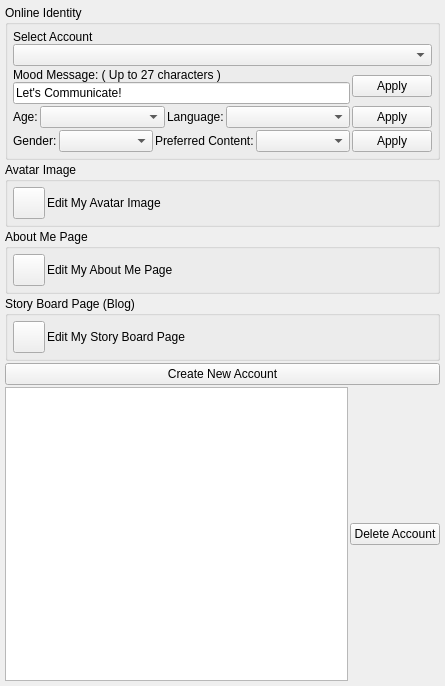
<?xml version="1.0" encoding="UTF-8"?>
<ui version="4.0">
 <class>AppletUserIdentityUi</class>
 <widget class="QWidget" name="AppletUserIdentityUi">
  <property name="geometry">
   <rect>
    <x>0</x>
    <y>0</y>
    <width>445</width>
    <height>686</height>
   </rect>
  </property>
  <property name="sizePolicy">
   <sizepolicy hsizetype="Expanding" vsizetype="Expanding">
    <horstretch>0</horstretch>
    <verstretch>0</verstretch>
   </sizepolicy>
  </property>
  <property name="windowTitle">
   <string>User Identity</string>
  </property>
  <layout class="QVBoxLayout" name="verticalLayout_4">
   <property name="spacing">
    <number>2</number>
   </property>
   <property name="leftMargin">
    <number>5</number>
   </property>
   <property name="topMargin">
    <number>5</number>
   </property>
   <property name="rightMargin">
    <number>5</number>
   </property>
   <property name="bottomMargin">
    <number>5</number>
   </property>
   <item>
    <widget class="QGroupBox" name="m_OnlineIdentityGroupBox">
     <property name="title">
      <string>Online Identity</string>
     </property>
     <layout class="QVBoxLayout" name="verticalLayout_3">
      <property name="spacing">
       <number>2</number>
      </property>
      <property name="leftMargin">
       <number>5</number>
      </property>
      <property name="topMargin">
       <number>5</number>
      </property>
      <property name="rightMargin">
       <number>5</number>
      </property>
      <property name="bottomMargin">
       <number>5</number>
      </property>
      <item>
       <layout class="QHBoxLayout" name="horizontalLayout_2">
        <item>
         <layout class="QVBoxLayout" name="verticalLayout_2">
          <property name="spacing">
           <number>0</number>
          </property>
          <item>
           <widget class="QLabel" name="m_UserNameLabel">
            <property name="text">
             <string>Select Account</string>
            </property>
           </widget>
          </item>
          <item>
           <widget class="QComboBox" name="m_AccountComboBox"/>
          </item>
         </layout>
        </item>
       </layout>
      </item>
      <item>
       <layout class="QHBoxLayout" name="horizontalLayout">
        <item>
         <layout class="QVBoxLayout" name="verticalLayout">
          <property name="spacing">
           <number>0</number>
          </property>
          <item>
           <widget class="QLabel" name="m_MoodMessageLabel">
            <property name="text">
             <string>Mood Message: ( Up to 27 characters )</string>
            </property>
           </widget>
          </item>
          <item>
           <widget class="QLineEdit" name="m_MoodMessageEdit">
            <property name="sizePolicy">
             <sizepolicy hsizetype="Expanding" vsizetype="Preferred">
              <horstretch>0</horstretch>
              <verstretch>0</verstretch>
             </sizepolicy>
            </property>
            <property name="text">
             <string>Let's Communicate!</string>
            </property>
           </widget>
          </item>
         </layout>
        </item>
        <item>
         <widget class="QPushButton" name="m_ApplyMoodButton">
          <property name="text">
           <string>Apply</string>
          </property>
         </widget>
        </item>
       </layout>
      </item>
      <item>
       <layout class="QHBoxLayout" name="horizontalLayout_5">
        <item>
         <widget class="QLabel" name="label_6">
          <property name="text">
           <string>Age:</string>
          </property>
         </widget>
        </item>
        <item>
         <widget class="QComboBox" name="m_AgeComboBox">
          <property name="sizePolicy">
           <sizepolicy hsizetype="Expanding" vsizetype="Fixed">
            <horstretch>0</horstretch>
            <verstretch>0</verstretch>
           </sizepolicy>
          </property>
         </widget>
        </item>
        <item>
         <widget class="QLabel" name="m_LanguageLabel">
          <property name="text">
           <string>Language:</string>
          </property>
         </widget>
        </item>
        <item>
         <widget class="QComboBox" name="m_LanguageComboBox">
          <property name="sizePolicy">
           <sizepolicy hsizetype="Expanding" vsizetype="Preferred">
            <horstretch>0</horstretch>
            <verstretch>0</verstretch>
           </sizepolicy>
          </property>
         </widget>
        </item>
        <item>
         <widget class="QPushButton" name="m_ApplyAgeButton">
          <property name="text">
           <string>Apply</string>
          </property>
         </widget>
        </item>
       </layout>
      </item>
      <item>
       <layout class="QHBoxLayout" name="horizontalLayout_4">
        <item>
         <widget class="QLabel" name="label_3">
          <property name="text">
           <string>Gender:</string>
          </property>
         </widget>
        </item>
        <item>
         <widget class="QComboBox" name="m_GenderComboBox">
          <property name="sizePolicy">
           <sizepolicy hsizetype="Expanding" vsizetype="Preferred">
            <horstretch>0</horstretch>
            <verstretch>0</verstretch>
           </sizepolicy>
          </property>
         </widget>
        </item>
        <item>
         <widget class="QLabel" name="label">
          <property name="text">
           <string>Preferred Content:</string>
          </property>
         </widget>
        </item>
        <item>
         <widget class="QComboBox" name="m_ContentComboBox">
          <property name="sizePolicy">
           <sizepolicy hsizetype="Expanding" vsizetype="Preferred">
            <horstretch>0</horstretch>
            <verstretch>0</verstretch>
           </sizepolicy>
          </property>
         </widget>
        </item>
        <item>
         <widget class="QPushButton" name="m_ApplyGenderButton">
          <property name="text">
           <string>Apply</string>
          </property>
         </widget>
        </item>
       </layout>
      </item>
     </layout>
    </widget>
   </item>
   <item>
    <widget class="QGroupBox" name="m_AvatarImageGroupBox">
     <property name="sizePolicy">
      <sizepolicy hsizetype="Expanding" vsizetype="Preferred">
       <horstretch>0</horstretch>
       <verstretch>0</verstretch>
      </sizepolicy>
     </property>
     <property name="title">
      <string>Avatar Image</string>
     </property>
     <layout class="QHBoxLayout" name="horizontalLayout_6">
      <property name="spacing">
       <number>2</number>
      </property>
      <property name="leftMargin">
       <number>5</number>
      </property>
      <property name="topMargin">
       <number>5</number>
      </property>
      <property name="rightMargin">
       <number>5</number>
      </property>
      <property name="bottomMargin">
       <number>5</number>
      </property>
      <item>
       <widget class="VxPushButton" name="m_EditAvatarImageButton">
        <property name="minimumSize">
         <size>
          <width>32</width>
          <height>32</height>
         </size>
        </property>
        <property name="maximumSize">
         <size>
          <width>32</width>
          <height>32</height>
         </size>
        </property>
        <property name="text">
         <string/>
        </property>
        <property name="iconSize">
         <size>
          <width>48</width>
          <height>48</height>
         </size>
        </property>
       </widget>
      </item>
      <item>
       <widget class="QLabel" name="m_EditAvatarImageLabel">
        <property name="text">
         <string>Edit My Avatar Image</string>
        </property>
       </widget>
      </item>
     </layout>
    </widget>
   </item>
   <item>
    <widget class="QGroupBox" name="m_AboutMeGroupBox">
     <property name="sizePolicy">
      <sizepolicy hsizetype="Expanding" vsizetype="Preferred">
       <horstretch>0</horstretch>
       <verstretch>0</verstretch>
      </sizepolicy>
     </property>
     <property name="title">
      <string>About Me Page</string>
     </property>
     <layout class="QHBoxLayout" name="horizontalLayout_3">
      <property name="spacing">
       <number>2</number>
      </property>
      <property name="leftMargin">
       <number>5</number>
      </property>
      <property name="topMargin">
       <number>5</number>
      </property>
      <property name="rightMargin">
       <number>5</number>
      </property>
      <property name="bottomMargin">
       <number>5</number>
      </property>
      <item>
       <widget class="VxPushButton" name="m_EditAboutMeButton">
        <property name="minimumSize">
         <size>
          <width>32</width>
          <height>32</height>
         </size>
        </property>
        <property name="maximumSize">
         <size>
          <width>32</width>
          <height>32</height>
         </size>
        </property>
        <property name="text">
         <string/>
        </property>
        <property name="iconSize">
         <size>
          <width>48</width>
          <height>48</height>
         </size>
        </property>
       </widget>
      </item>
      <item>
       <widget class="QLabel" name="m_EditAboutMeLabel">
        <property name="text">
         <string>Edit My About Me Page</string>
        </property>
       </widget>
      </item>
     </layout>
    </widget>
   </item>
   <item>
    <widget class="QGroupBox" name="m_StoryBoardGroupBox">
     <property name="sizePolicy">
      <sizepolicy hsizetype="Expanding" vsizetype="Preferred">
       <horstretch>0</horstretch>
       <verstretch>0</verstretch>
      </sizepolicy>
     </property>
     <property name="title">
      <string>Story Board Page (Blog)</string>
     </property>
     <layout class="QHBoxLayout" name="horizontalLayout_7">
      <property name="spacing">
       <number>2</number>
      </property>
      <property name="leftMargin">
       <number>5</number>
      </property>
      <property name="topMargin">
       <number>5</number>
      </property>
      <property name="rightMargin">
       <number>5</number>
      </property>
      <property name="bottomMargin">
       <number>5</number>
      </property>
      <item>
       <widget class="VxPushButton" name="m_EditStoryboardButton">
        <property name="minimumSize">
         <size>
          <width>32</width>
          <height>32</height>
         </size>
        </property>
        <property name="maximumSize">
         <size>
          <width>32</width>
          <height>32</height>
         </size>
        </property>
        <property name="text">
         <string/>
        </property>
        <property name="iconSize">
         <size>
          <width>48</width>
          <height>48</height>
         </size>
        </property>
       </widget>
      </item>
      <item>
       <widget class="QLabel" name="m_EditStoryboardLabel">
        <property name="text">
         <string>Edit My Story Board Page</string>
        </property>
       </widget>
      </item>
     </layout>
    </widget>
   </item>
   <item>
    <widget class="QPushButton" name="m_CreateNewAccountButton">
     <property name="text">
      <string>Create New Account</string>
     </property>
    </widget>
   </item>
   <item>
    <layout class="QHBoxLayout" name="horizontalLayout_8">
     <item>
      <widget class="QListWidget" name="m_AccountListWidget"/>
     </item>
     <item>
      <widget class="QPushButton" name="m_DeleteAccountButton">
       <property name="text">
        <string>Delete Account</string>
       </property>
      </widget>
     </item>
    </layout>
   </item>
  </layout>
 </widget>
 <customwidgets>
  <customwidget>
   <class>VxPushButton</class>
   <extends>QPushButton</extends>
   <header location="global">VxPushButton.h</header>
  </customwidget>
 </customwidgets>
 <resources/>
 <connections/>
</ui>
